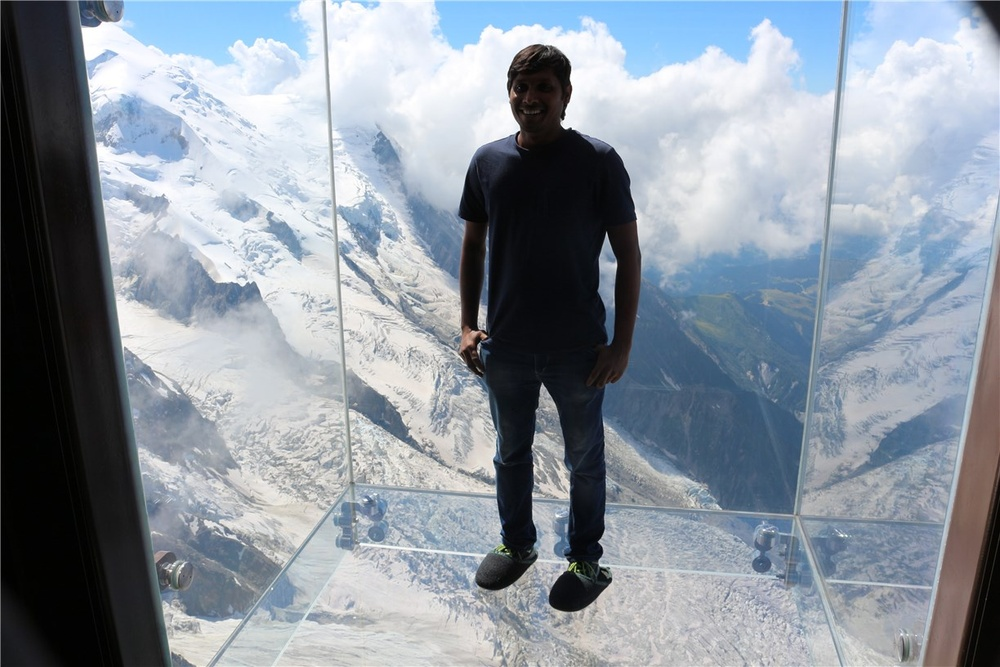
#> input picture images/glassbox.JPG, 1000 x 667 px, shrunk from 1224 x 816 before the run, found by its file name
$ jupyter execute '100. Converting an OpenCV Image to Matplotlib Image.ipynb'   (shell and % lines are left out)
#> lines starting #> are read from the running program, lines starting #| are printed output that depends on the picture
[cell 1]
#imports
import cv2
from matplotlib import pyplot as plt
import numpy as np

[cell 2]
# load image
image = cv2.imread('./images/glassbox.jpg')
#> image is the input picture: shape (667, 1000, 3); mean B, G, R 159.2, 148.9, 139.8

## Using Opencv function cvtColor

[cell 3]
imageRGB = cv2.cvtColor(image, cv2.COLOR_BGR2RGB)
plt.imshow(imageRGB)

## Changing numpy array dimensions

[cell 4]
type(image)

[cell 5]
# Convert RGB to BGR. We need exchange R and B leaving G as it is.
def convertImage(BGR_array):
    imageNp = np.zeros_like(BGR_array)
    imageNp[:,:, 0] = BGR_array[:,:, 2]
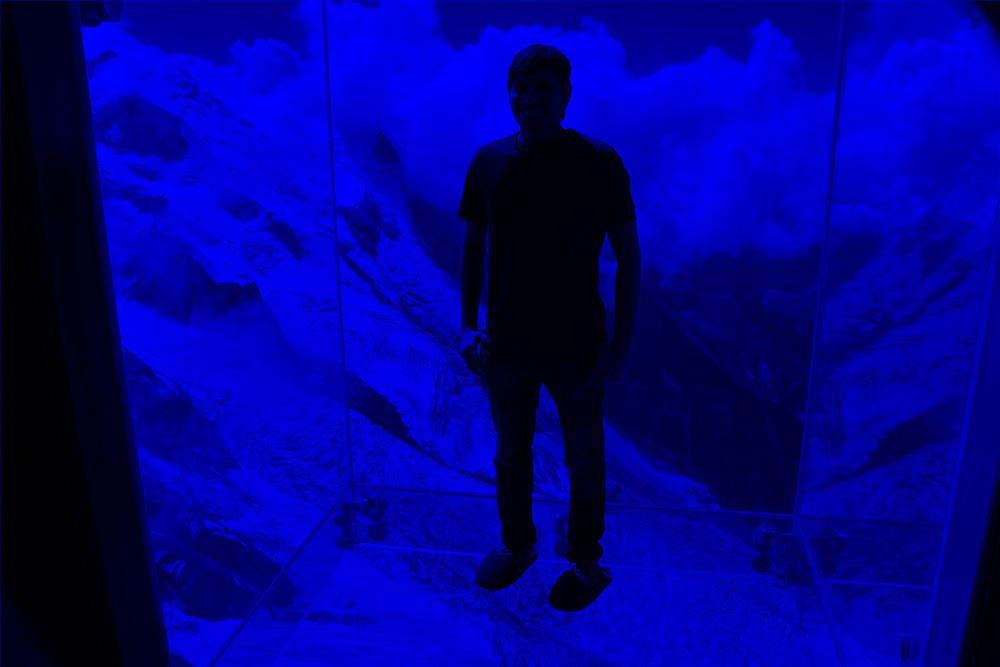
#> imageNp: shape (667, 1000, 3); mean B, G, R 139.8, 0, 0
    imageNp[:,:, 1] = BGR_array[:,:, 1]
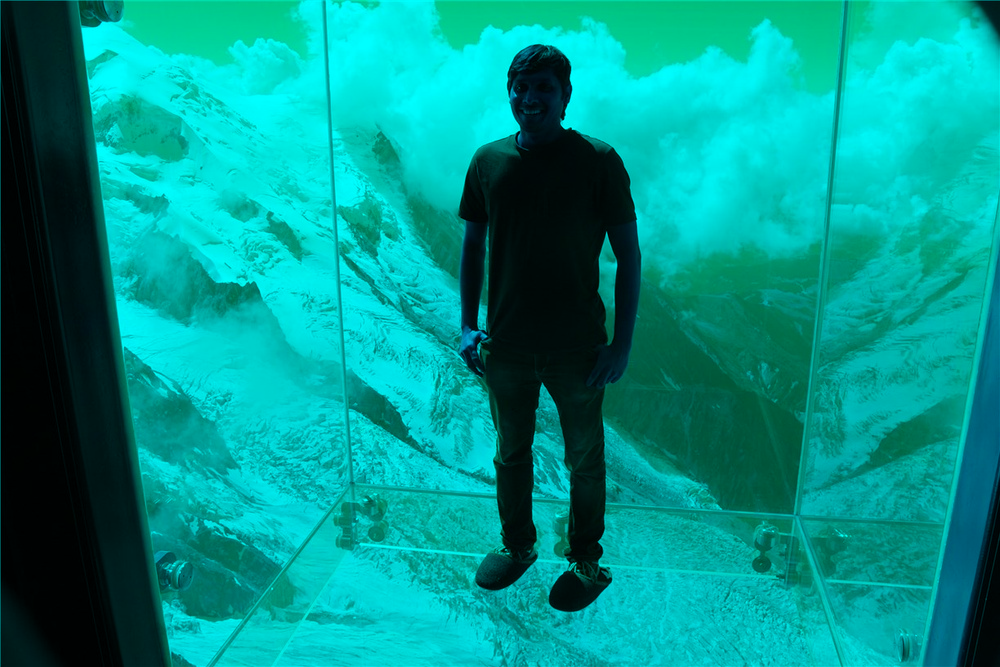
#> imageNp: shape (667, 1000, 3); mean B, G, R 139.8, 148.9, 0
    imageNp[:,:, 2] = BGR_array[:,:, 0]
    return imageNp

plt.imshow(convertImage(image))
